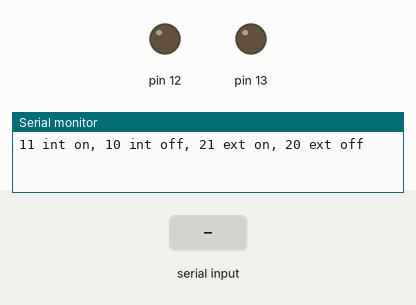
The sketch below on a simulated Arduino Uno, built with avr-gcc and run on an emulated ATmega328P. Parts: output pins drawn as LEDs (lit = HIGH), the last lines printed to the serial monitor. The inputs (shaded band) are chosen by the test bench.

Above: at 1.2 s.
1.3 s: "11\n" received over Serial
At 3.2 s:
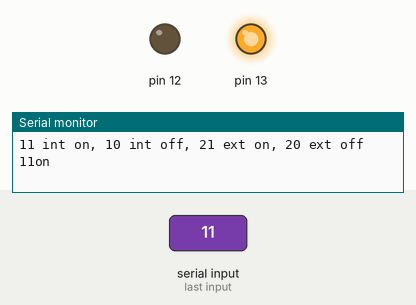
3.8 s: "21\n" received over Serial
At 5.1 s:
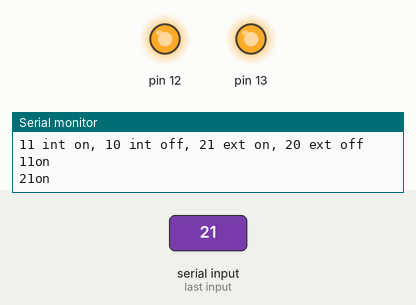
6.3 s: "10\n" received over Serial
At 8.2 s:
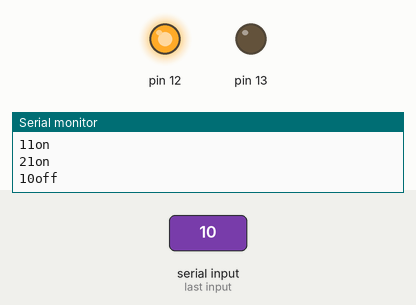
8.8 s: "20\n" received over Serial
At 10.1 s:
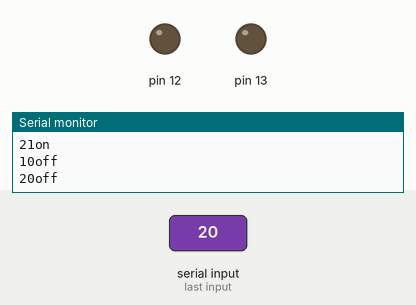
Timing chart, 0 to 11.8 s (numbered marks = the images above; inputs shaded):
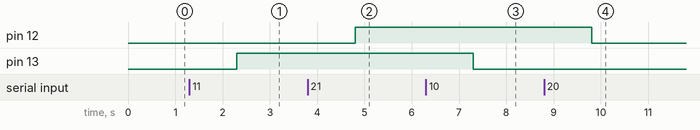

The sketch:

switchserial.ino
```cpp
void setup() {
  // put your setup code here, to run once:
  Serial.begin(9600);
  Serial.println("11 int on, 10 int off, 21 ext on, 20 ext off");
  pinMode(13,OUTPUT);
  pinMode(12,OUTPUT);
}

void loop() {
  // put your main code here, to run repeatedly:
  int option;
  while(Serial.available()){
    option = Serial.readString().toInt();
      Serial.print(option);
      switch (option){
        case 11:
          digitalWrite(13,HIGH);
          Serial.println("on");
          break;
        case 10:
          digitalWrite(13,LOW);
          Serial.println("off");
          break;
        case 21:
          digitalWrite(12,HIGH);
          Serial.println("on");
          break;
        case 20:
          digitalWrite(12,LOW);
          Serial.println("off");
          break;
      }
  }
}
```

Measured:
- after the input at 1.3 s, pin 13: LOW → HIGH after 1.0 s
- after the input at 3.8 s, pin 12: LOW → HIGH after 1.0 s
- after the input at 6.3 s, pin 13: HIGH → LOW after 1.0 s
- after the input at 8.8 s, pin 12: HIGH → LOW after 1.0 s
